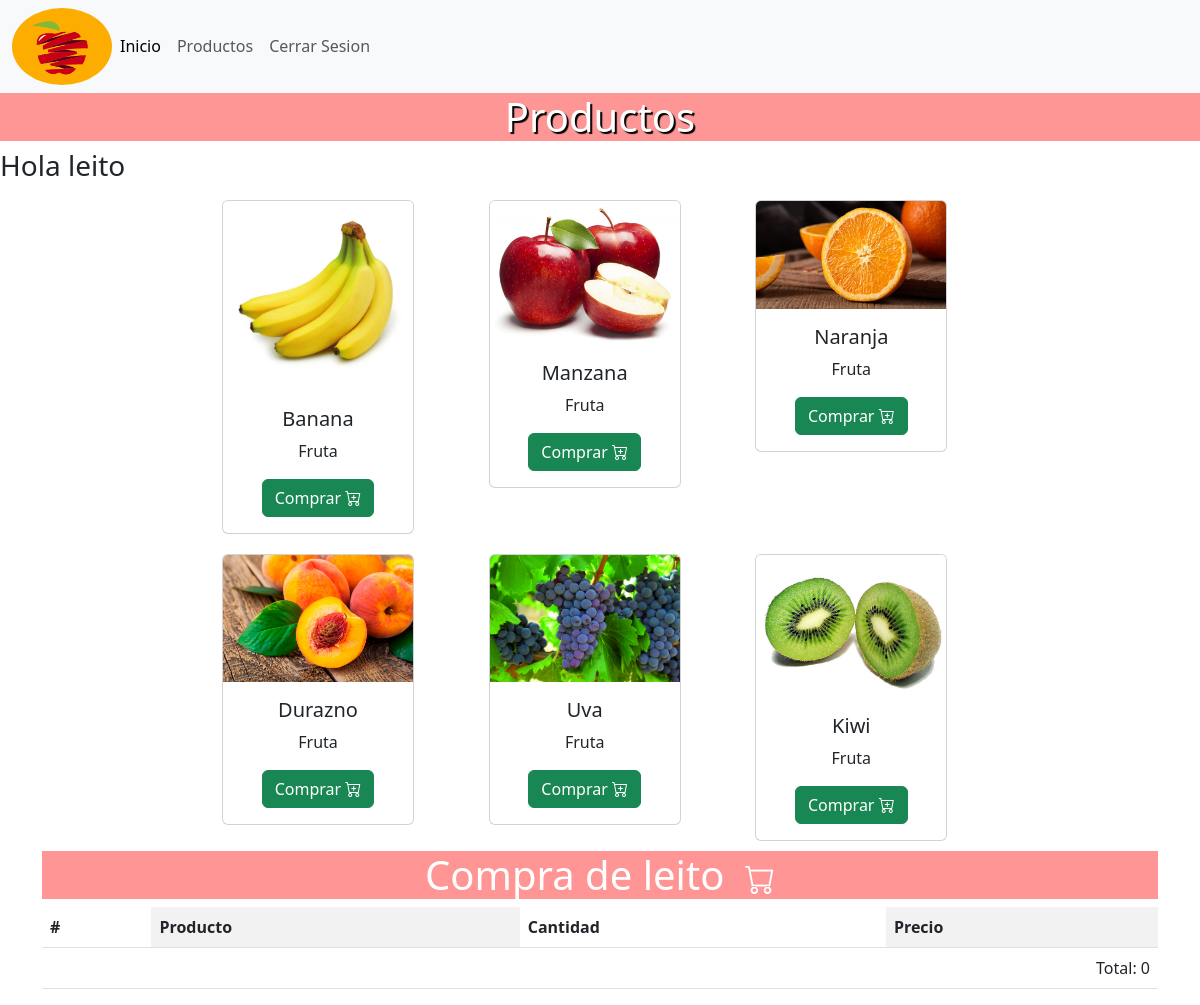
The app's page /tienda/ (signed in) with its own data.
### productos/models.py (models this page shows, shortened)
class Producto(models.Model):
    nombre = models.CharField(max_length=100)
    precio = models.FloatField()
    imagen = models.ImageField(upload_to='productos')
    categoria = models.ForeignKey(Categoria, on_delete=models.CASCADE)
    created = models.DateField(auto_now_add=True)
    class Meta:
        verbose_name= 'producto'
        verbose_name_plural = 'productos'

class Categoria(models.Model):
    nombre = models.CharField(max_length=50)
    created = models.DateField(auto_now_add=True)
    class Meta:
        verbose_name= 'categoria'
        verbose_name_plural = 'categorias'
    def __str__(self):
        return self.nombre

### tienda/views.py (the view)
# urls.py: path('tienda/', include('tienda.urls')),
def tienda(request):
    productos = Producto.objects.all()
    carro = Carro(request)
    total = carro.obtener_total()
    if request.method == 'GET':
        return render(request, 'tienda.html',{
            'productos':productos,
            'total':total
        })

### carrito/carrito.py (called while the page is built)
    def obtener_total(self):
        total = 0
        for key in self.carro.keys():
            total += self.carro[key]['precio']
        return total

### tienda/templates/tienda.html (shortened to what this page needs)
{% extends 'base.html' %}
{% block content %}
    <h1 class="productos h1-shadow">Productos</h1>
    <h3>Hola {{user.username}}</h3>
    <div class="container">
        <div class="row" style="max-width: 800px; margin: 0 auto;">
            {% for producto in productos %}
            <div class="col-4">
                <div class="card text-center card-fruta" style="width: 12rem;">
                    <img src="{{producto.imagen.url}}" class="card-img-top" alt="imagen de producto">
                    <div class="card-body">
                    <h5 class="card-title">{{producto.nombre}}</h5>
                    <p class="card-text">{{producto.categoria}} </p>
                    <a href="{% url 'tienda:agregar-producto' producto.id %}" class="btn btn-success">Comprar
                        <i class="bi bi-cart-plus"></i>
                    </a>
                    </div>
                </div>
            </div>
            {% endfor %}
        </div>
    </div>
    {% include 'widget-carrito.html' %}
{% endblock %}

### carrito/templates/widget-carrito.html (shortened to what this page needs)
<div class="container">
     <h1>Compra de {{user.username}}  <i class="bi bi-cart carrito"></i> </h1>
    <table class="table table-striped-columns tablaconfig">
        <thead>
            <tr>
                <th>#</th>
                <th>Producto</th>
                <th>Cantidad</th>
                <th>Precio</th>
            </tr>
        </thead>
        <tbody>
            <tr class="text-end">
                <td colspan="4">Total: {{total}} </td>
            </tr>
        </tbody>
    </table>
</div>

### base/static/css/style.css (style rules this page uses)
h1 { background-color: rgb(255, 149, 149); color: white; text-align: center; }
.productos { background-color: rgb(255, 150, 150); }
.carrito { text-align: end; background-color: rgb(255, 149, 149); font-size: 30px; margin-left: 10px; }
.card-fruta { margin: 10px; }
.h1-shadow { text-shadow: 2px 2px 1px black; }

### records on screen
Producto: imagen (picture), nombre "Banana", categoria "Fruta"
Producto: imagen (picture), nombre "Manzana", categoria "Fruta"
Producto: imagen (picture), nombre "Naranja", categoria "Fruta"
Producto: imagen (picture), nombre "Durazno", categoria "Fruta"
Producto: imagen (picture), nombre "Uva", categoria "Fruta"
Producto: imagen (picture), nombre "Kiwi", categoria "Fruta"

### other values on screen
{{ user.username }} "leito"
{{ total }} "0"
